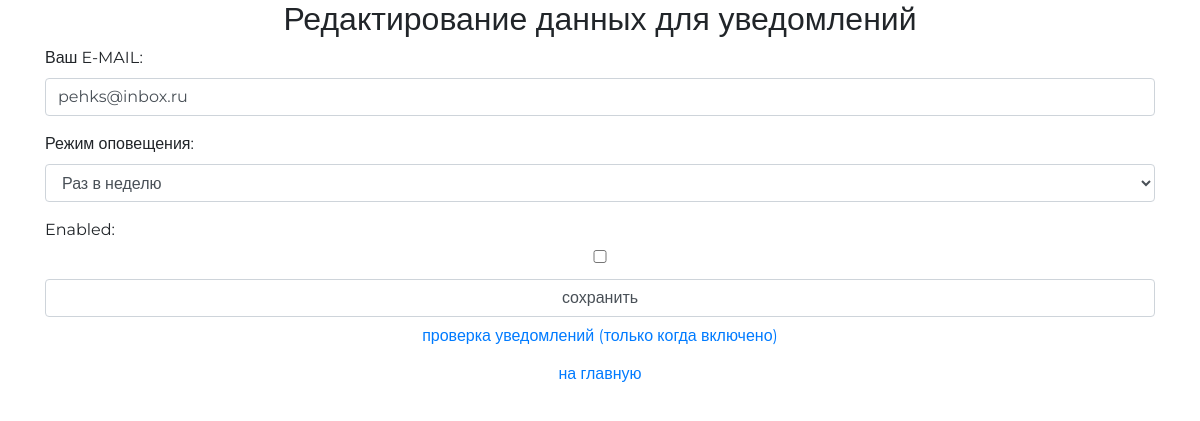
Before: /auth/email/ (signed in) with the older database file.
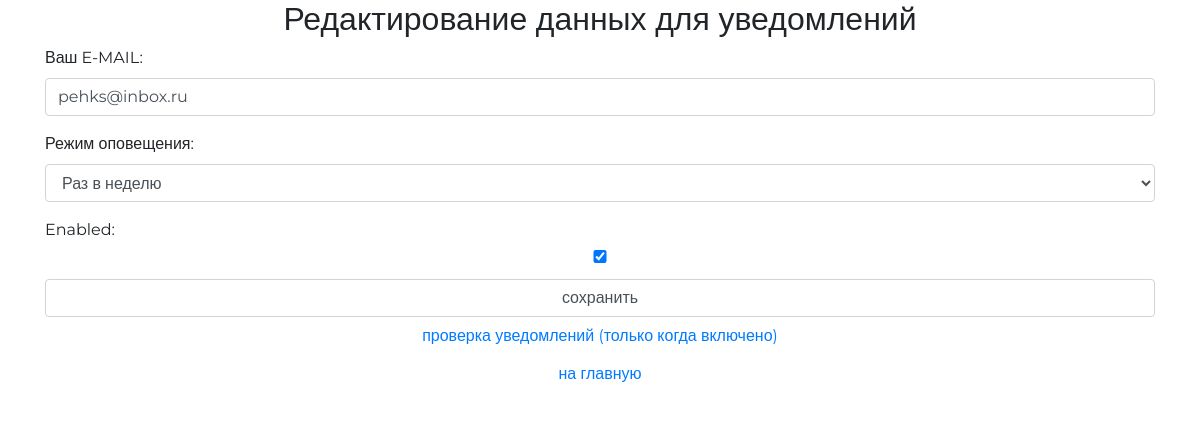
After: the same page with the newer database file.
### authapp/models.py (models this page shows, shortened)
class MaapUserProfile(models.Model):
    APP_EMAIL_CHOICES = (
        (3, 'Раз в 3 дня'),
        (7, 'Раз в неделю'),
    )
    user = models.OneToOneField(MaapUser, unique=True, null=False, db_index=True, on_delete=models.CASCADE)
    email_addr = models.CharField(verbose_name='Ваш E-MAIL:', max_length=64, blank=True)
    email_shed = models.PositiveIntegerField(verbose_name='Режим оповещения', choices=APP_EMAIL_CHOICES, blank=True , null=True)
    created_at = models.DateTimeField(auto_now_add=True)  # time when it started
    last_fired_at = models.DateTimeField(auto_now_add=True, blank=True)
    enabled = models.BooleanField(default=True)

### authapp/views.py (the view)
# urls.py: path('email/', authapp.email_sched, name='email_sched'),
def email_sched(request):
    title = 'редактирование режима оповещения'
    if request.method == 'POST':
        edit_form = MaapUserProfileEditForm(request.POST, request.FILES, instance=request.user.maapuserprofile)
        if edit_form.is_valid():
            edit_form.save()
            return HttpResponseRedirect(reverse('auth:email_sched'))
    else:
        edit_form = MaapUserProfileEditForm(instance=request.user.maapuserprofile)
    content = {'title': title, 'edit_form': edit_form}
    return render(request, 'authapp/email_sched.html', content)

### authapp/forms.py
class MaapUserProfileEditForm(forms.ModelForm):
    class Meta:
        model = MaapUserProfile
        fields = ('email_addr','email_shed','enabled')# _all_
    def __init__(self, *args, **kwargs):
        super().__init__(*args, **kwargs)
        for field_name, field in self.fields.items():
            field.widget.attrs['class'] = 'form-control'

### authapp/templates/authapp/email_sched.html (shortened to what this page needs)
{% extends 'authapp/base.html' %}
{% load static %}
{% block content %}
    <div class="h2 text-center head">
                Редактирование данных для уведомлений
    </div>
    <form class="form-horizontal" action="{% url 'auth:email_sched' %}" method="post" enctype="multipart/form-data">
        {{ edit_form.as_p }}
        <input class="form-control" type="submit" value="сохранить">
    </form>
   <button class="btn btn-round form-control last">
        <a href="{% url 'checkcron' %}" class="">
            проверка уведомлений (только когда включено)
        </a>
    </button>
    <button class="btn btn-round form-control last">
        <a href="{% url 'main' %}" class="">
            на главную
        </a>
    </button>
{% endblock %}

Changed rows visible on the page:
changed MaapUserProfile "pehks@inbox.ru": enabled "☐" → "☑"
